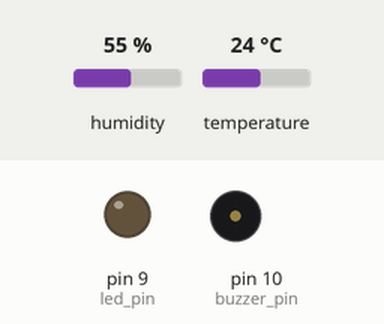
This sketch was run on a simulated Arduino Uno, built with avr-gcc and run on an emulated ATmega328P. On the bench: output pins drawn as LEDs (lit = HIGH), buzzer (waves = sounding, pin HIGH). The test bench sets the inputs (shaded band); at power-on: temperature 24 °C, humidity 55 %. What the sketch prints to the serial monitor is not drawn.

Above: at 1.8 s.
1.9 s: temperature set to 27 °C
At 2.8 s:
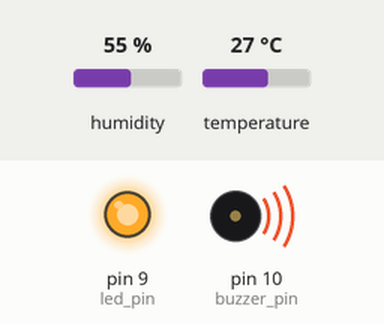
3.5 s: temperature set to 12 °C
At 4.8 s:
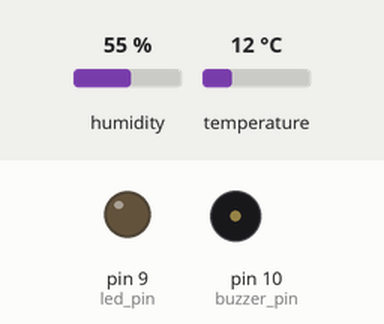
5.6 s: temperature set to 28 °C
At 6.8 s:
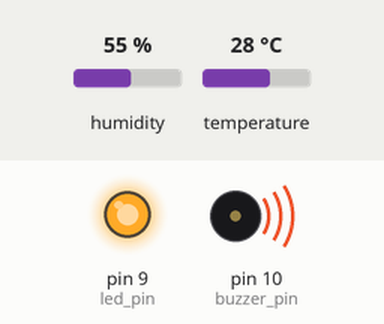
Timing chart, 0 to 8.6 s (numbered marks = the images above; inputs shaded):
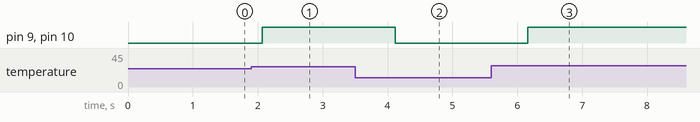

The sketch:

Temperature__Alarm.ino
```cpp
#include <dht.h>
#define temp_sensor A0
#define led_pin 9
#define buzzer_pin 10
#define fire_point 25
dht DHT;
  //int fire_point=0;
void setup() {
  pinMode(temp_sensor, INPUT);
  pinMode(led_pin, OUTPUT);
  pinMode(buzzer_pin, OUTPUT);
  Serial.begin(9600);
}

void loop() {
  DHT.read11(temp_sensor);
  int temp_value =  DHT.temperature;

  if (temp_value > fire_point)
  {
    digitalWrite(led_pin, HIGH);
    digitalWrite(buzzer_pin, HIGH);
  }
  else
  {
    digitalWrite(led_pin, LOW);
    digitalWrite(buzzer_pin, LOW);
  }
  Serial.print(temp_value);
  delay(1000);
}
```

Measured:
- the behaviour switches between 25 and 26 °C on temperature (found by bisection; images 0 and 1)
- after the input at 1.9 s, pin 9 (led_pin), pin 10 (buzzer_pin): LOW → HIGH after 0.17 s
- after the input at 3.5 s, pin 9 (led_pin), pin 10 (buzzer_pin): HIGH → LOW after 0.62 s
- after the input at 5.6 s, pin 9 (led_pin), pin 10 (buzzer_pin): LOW → HIGH after 0.56 s
